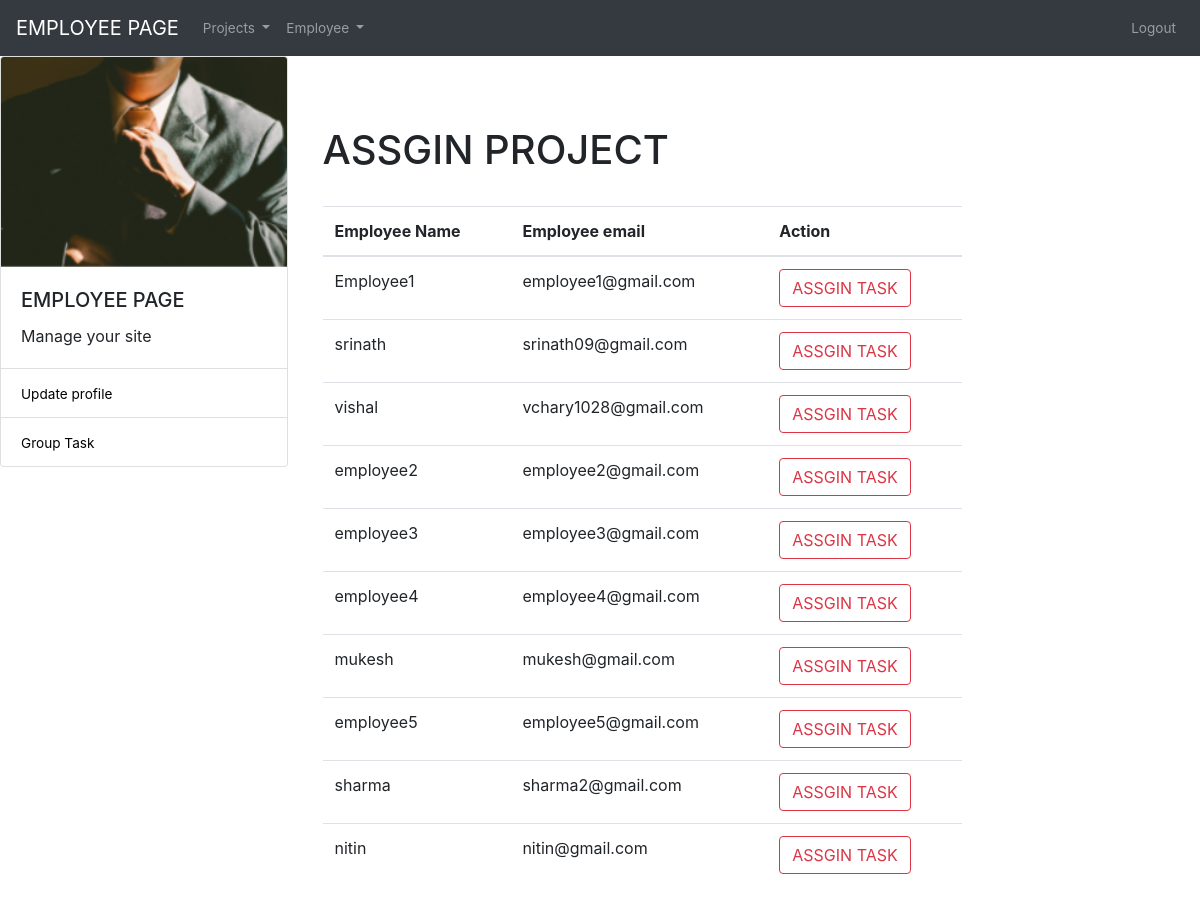
The page /assgin_task.php on the database its author committed.
### tables this page shows
CREATE TABLE `employee` (
  `employee_id` int(11) NOT NULL,
  `employee_name` varchar(255) NOT NULL,
  `employee_email` varchar(255) NOT NULL,
  `employee_password` varchar(255) NOT NULL
);

### assgin_task.php (the view, shortened to what this page needs)
<?php
$name=  $_SESSION['user'];
?>
<!DOCTYPE html>
<html lang="en">
<head>
    <link rel="stylesheet" href="styles.css">
<link rel="stylesheet" href="https://stackpath.bootstrapcdn.com/bootstrap/4.5.2/css/bootstrap.min.css">
</head>
<body>
        <nav class="navbar navbar-expand-md navbar-dark  bg-dark">
        <a class="navbar-brand" href="dash_employee.php">EMPLOYEE PAGE</a>
          <div class="collapse navbar-collapse" id="navbarCollapse">
            <ul class="nav navbar-nav mr-auto">
            <li class="nav-item dropdown">
        <a class="nav-link dropdown-toggle" href="#" id="navbarDropdown" role="button" data-toggle="dropdown" aria-haspopup="true" aria-expanded="false">
          Projects
        </a>
      </li>
      <li class="nav-item dropdown">
        <a class="nav-link dropdown-toggle" href="#" id="navbarDropdown" role="button" data-toggle="dropdown" aria-haspopup="true" aria-expanded="false">
          Employee
        </a>
      </li>
            </ul>
            <ul class="nav navbar-nav navbar-right">
            <li class="nav-item ">
                  <a class="nav-link" href="#"><?php echo $name ?> </a>
                </li>
                <li class="nav-item">
                  <a class="nav-link" href="admin_logout.php">Logout</a>
                </li>
              </ul>
          </div>
        </nav>
      <section id="main">
          <div class="row">
              <div class="col-md-3">
              <div class="card" style="width: 18rem;">
              <img src="employee.PNG" class="card-img-top" alt="admin">
              <div class="card-body">
                <h5 class="card-title">EMPLOYEE PAGE</h5>
                <p class="card-text">Manage your site</p>
              </div>
              <ul class="list-group list-group-flush">
              <li class="list-group-item"><a href="update_profile.php">Update profile</a></li>
                <li class="list-group-item"><a href="assgin_task.php">Group Task</a></li>
              </ul>
            </div>
              </div>
              <div class="col-md-9 insert">
              <div class=" col-md-9">
              <h1>ASSGIN PROJECT</h1>
              <br>
              <table class="table">
                <thead>
                    <tr>
                    <th>Employee Name</th>
                    <th>Employee email</th>
                    <th>Action</th>
                    </tr>
                </thead>
                <?php
                $obj = new dbh();
                $mysqli = $obj->connect();
                $sql ="SELECT * FROM employee";
                $result = $mysqli->query($sql);
                while ($row = $result->fetch_assoc()){
                ?>
                 <tr>
                    <td><?php echo $row['employee_name']; ?></td>
                    <td><?php echo $row['employee_email']; ?></td>
                    <td>
                    <form action="assgin_task.php"  method="post">
                    <button  type="submit" class="btn btn-outline-danger" name="save" >ASSGIN TASK</button>
                    </form>
                   </td>
                 </tr>
                 <?php }  ?>
               </table>
              </div>
              </div>
          </div>
      </section>
</body>
</html>

### styles.css (style rules this page uses)
body { text-align: center; }
a { text-decoration: none; font-size: 0.85rem; }
a:link { color: black; }
.insert { margin-top: 70px; }

### rows shown on the page
employee: employee_name "Employee1", employee_email "employee1@gmail.com"
employee: employee_name "srinath", employee_email "srinath09@gmail.com"
employee: employee_name "vishal", employee_email "vchary1028@gmail.com"
employee: employee_name "employee2", employee_email "employee2@gmail.com"
employee: employee_name "employee3", employee_email "employee3@gmail.com"
employee: employee_name "employee4", employee_email "employee4@gmail.com"
employee: employee_name "mukesh", employee_email "mukesh@gmail.com"
employee: employee_name "employee5", employee_email "employee5@gmail.com"
employee: employee_name "sharma", employee_email "sharma2@gmail.com"
employee: employee_name "nitin", employee_email "nitin@gmail.com"
